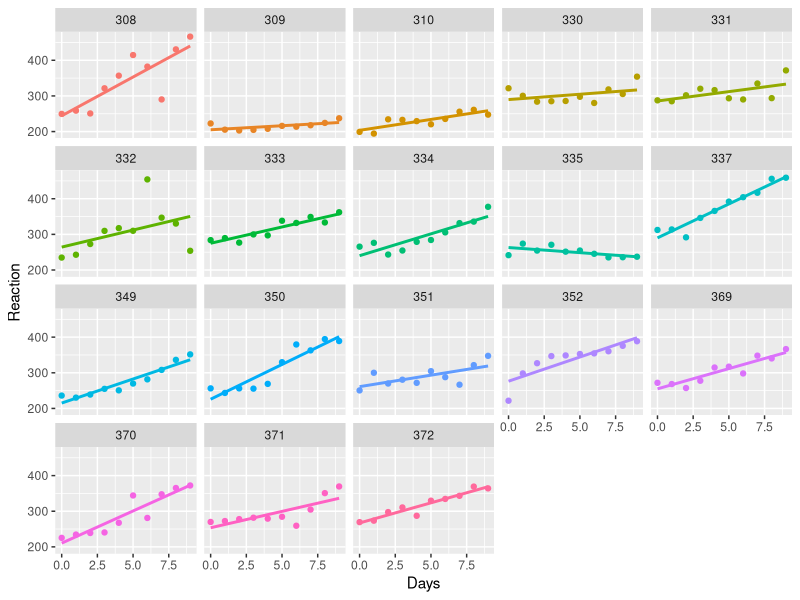

This chart was generated by the following R code:
## ---- chunk 1
library(lme4)
library(lmerTest)
library(ggplot2)
library(readr)
library(dplyr)
library(tidyr)
## ---- chunk 2
ggplot(sleepstudy,
       aes(x=Days, y=Reaction, col=Subject)
) + geom_point() +
  stat_smooth(method='lm', se=F) +
  facet_wrap(~Subject) +
  guides(col=F)
## ---- chunk 3
M_0 <- lmer(Reaction ~ Days + (1|Subject),
            data = sleepstudy)
## ---- chunk 4
M_1 <- lmer(Reaction ~ Days + (0 + Days|Subject),
            data = sleepstudy)
## ---- chunk 5
M_1 <- lmer(Reaction ~ Days + (1 + Days|Subject),
            data = sleepstudy)
## ---- chunk 6
Df <- read_csv('../data/science.csv')
## ---- chunk 7
group_by(Df, school, class) %>% 
  summarise(n = n()) %>% 
  spread(class,n, fill=0)
## ---- chunk 8
M_1 <- lmer(like ~ sex + PrivPub + (1|school/class), 
          data = Df)
## ---- chunk 9
M_2 <- lmer(like ~ sex + PrivPub + (1|school) + (1|school:class), 
          data = Df)
## ---- chunk 10
M_3 <- lmer(like ~ sex + PrivPub + (1|school) + (1|Class), 
          data = Df)
## ---- chunk 11
M <- lmer(diameter ~ 1 + (1|plate) + (1|sample),
          data=Penicillin)
## ---- chunk 12
M_null <- lmer(diameter ~ 1 + (1|sample),
               data=Penicillin)

anova(M_null, M)
